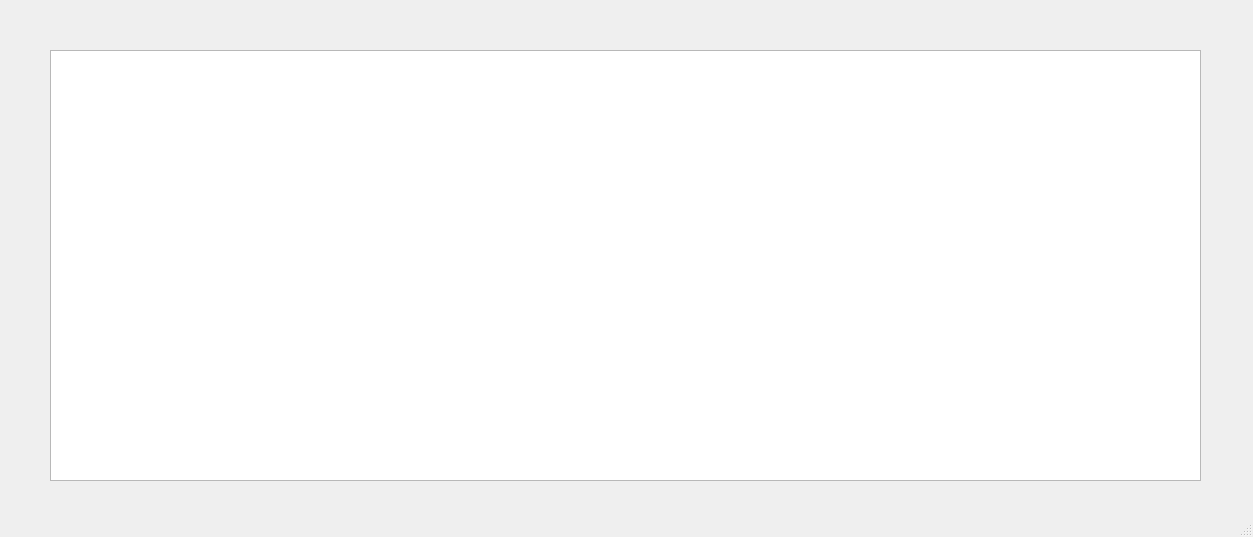
<?xml version="1.0" encoding="UTF-8"?>
<ui version="4.0">
 <class>MainWindow</class>
 <widget class="QMainWindow" name="MainWindow">
  <property name="geometry">
   <rect>
    <x>0</x>
    <y>0</y>
    <width>1253</width>
    <height>537</height>
   </rect>
  </property>
  <property name="windowTitle">
   <string>MainWindow</string>
  </property>
  <widget class="QWidget" name="centralwidget">
   <widget class="QGraphicsView" name="graphicsView">
    <property name="geometry">
     <rect>
      <x>50</x>
      <y>50</y>
      <width>1151</width>
      <height>431</height>
     </rect>
    </property>
   </widget>
  </widget>
  <widget class="QStatusBar" name="statusbar"/>
 </widget>
 <resources/>
 <connections/>
</ui>
